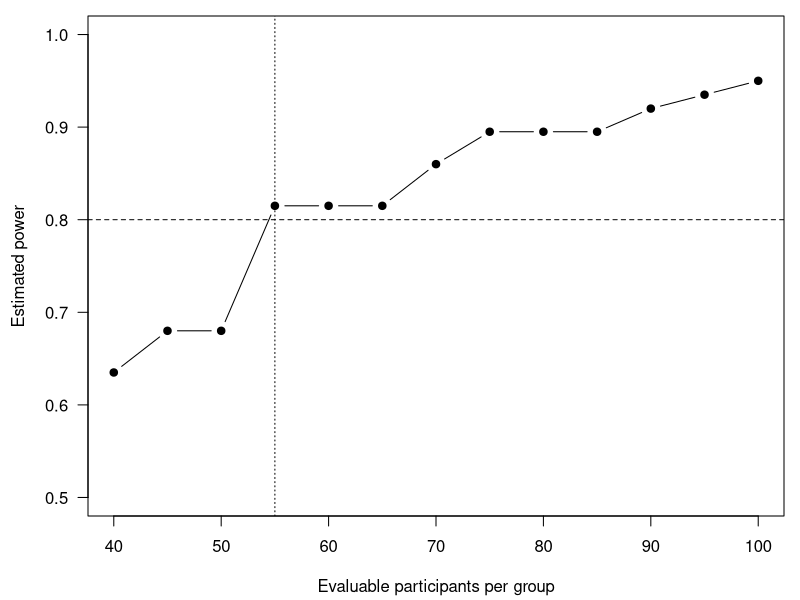

The R source for this figure:
## ---- chunk 1
#| label: setup
#| include: false
delta   <- 35     # smallest difference of clinical interest (m)
sd_y    <- 90     # SD of 6MWD at 6 months (m)
rho     <- 0.5    # correlation of baseline and 6-month 6MWD
alpha   <- 0.05
target  <- 0.80
dropout <- 0.20

pct <- function(x) sprintf("%.1f%%", 100 * x)
## ---- chunk 2
#| label: simulate-power
#| include: false
simulate_power <- function(n, n_sim = 200) {
  rejected <- logical(n_sim)
  for (i in seq_len(n_sim)) {
    arm      <- rep(c(0, 1), each = n)
    baseline <- rnorm(2 * n, mean = 380, sd = sd_y)
    outcome  <- 430 + rho * (baseline - 380) + delta * arm +
                rnorm(2 * n, sd = sd_y * sqrt(1 - rho^2))
    fit   <- lm(outcome ~ arm + baseline)
    t_arm <- coef(summary(fit))["arm", "t value"]
    rejected[i] <- pt(t_arm, df = fit$df.residual, lower.tail = FALSE) < alpha
  }
  mean(rejected)
}

set.seed(20260108)
grid        <- seq(40, 100, by = 5)
power_raw   <- vapply(grid, simulate_power, numeric(1))
power_curve <- cummax(power_raw)
n_evaluable <- grid[which(power_curve >= target)[1]]
power_at    <- power_curve[grid == n_evaluable]
n_rand      <- ceiling(n_evaluable * (1 + dropout))
## ---- chunk 3
#| label: ttest-comparison
#| include: false
n_ttest <- ceiling(power.t.test(delta = delta, sd = sd_y, power = target)$n)
## ---- chunk 4
#| label: fig-power
#| fig-cap: "Estimated power by number of evaluable participants per group (200 simulated trials per sample size). Dashed line: 80% power; dotted line: chosen sample size."
#| fig-width: 6
#| fig-height: 3.4
par(mar = c(4.2, 4.4, 0.8, 0.8))
plot(grid, power_curve, type = "b", pch = 19, ylim = c(0.5, 1), las = 1,
     xlab = "Evaluable participants per group", ylab = "Estimated power")
abline(h = target, lty = 2)
abline(v = n_evaluable, lty = 3)
